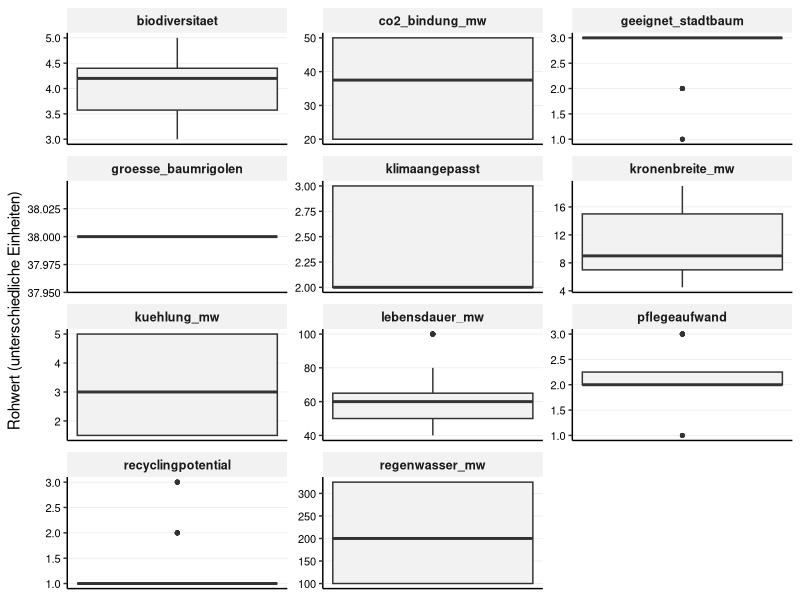
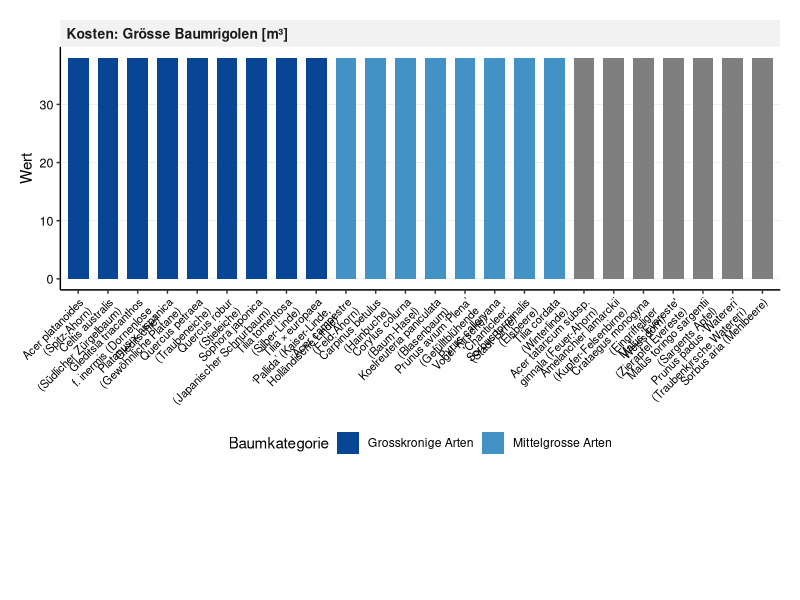
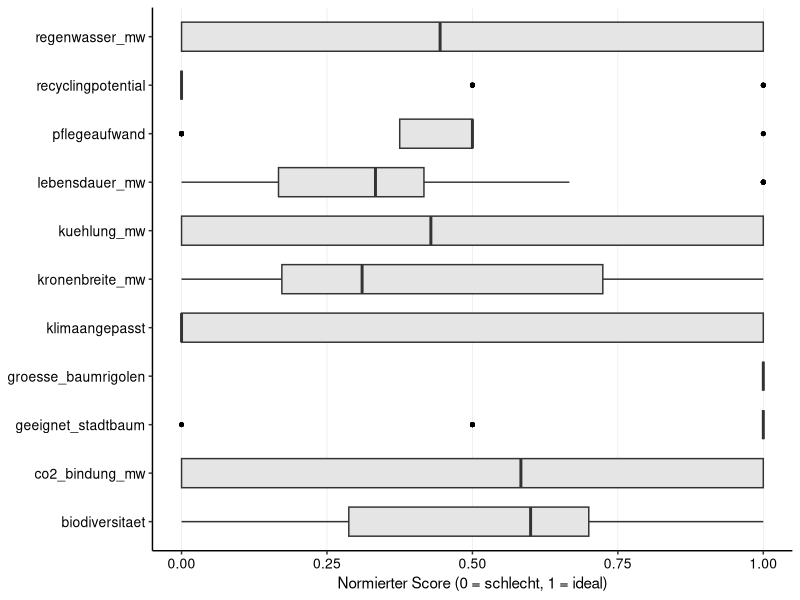
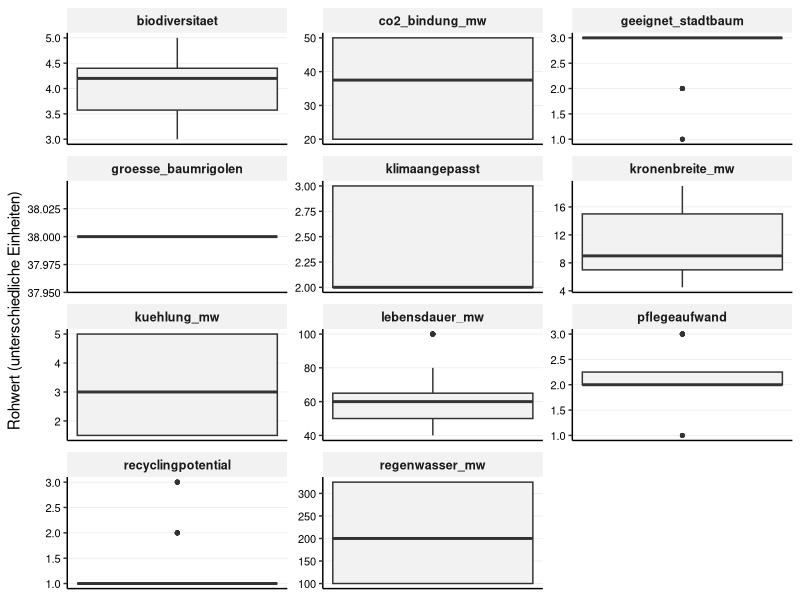
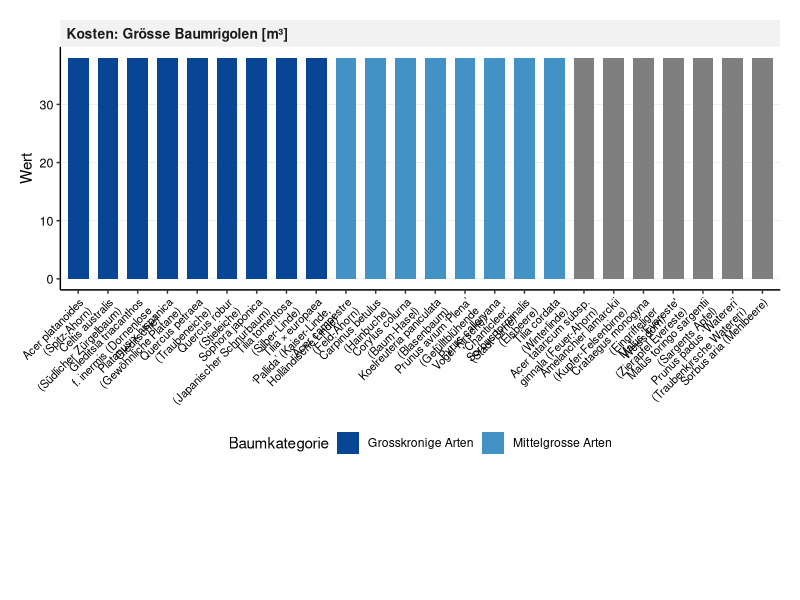
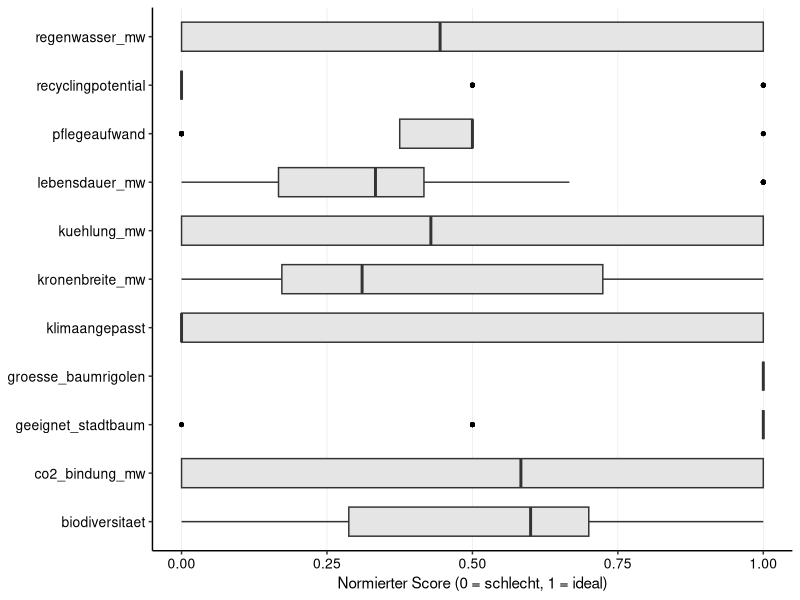

These charts were generated, in order, by the following R code: (Note: this script raises an error after producing the figures.)
## ---- chunk 1

library(tidyverse)
library(readr)
library(ggplot2)
library(forcats)
library(tidytext)

## ---- chunk 2

## 1. Daten Importieren

# Liest die Rohdaten für die Bäume ein
df_baeume_raw <- read_delim(
  "01_data_input/Baeume_tidy.csv", 
  delim = ";"
)

# Liest die Gewichtungen ein (jetzt mit "baeume" im Variablennamen)
weights_baeume_s0_raw <- read_delim(
  "01_data_input/Baeume_Gewichtung_Szenario0.csv", 
  delim = ";"
)
weights_baeume_s1_raw <- read_delim(
  "01_data_input/Baeume_Gewichtung_Szenario1.csv",
  delim = ";"
)
weights_baeume_s2_raw <- read_delim(
  "01_data_input/Baeume_Gewichtung_Szenario2.csv",
  delim = ";"
)
weights_baeume_s3_raw <- read_delim(
  "01_data_input/Baeume_Gewichtung_Szenario3.csv",
  delim = ";"
)
## ---- chunk 3
#| include: false
# --- PRÜFUNG BLOCK 1 (Bäume) ---

print("--- 1. Check: Spaltennamen Bäume (Sind alle Spaltennamen da?) ---")
colnames(df_baeume_raw)

print("--- 2. Check: Gewichtung S0 (Wurden Spalten getrennt?) ---")
head(weights_baeume_s0_raw) 

print("--- 3. Check: Gewichtung S3 (Zur Sicherheit) ---")
head(weights_baeume_s3_raw)

## ---- chunk 4
# A. Bereinigung der Rohdaten
df_baeume <- df_baeume_raw %>%
  select(baumkategorie, baumart, everything()) 

# B. Bereinigung der Gewichtungen (ALLE SZENARIEN)
# Wir fügen den Roh-Dateien die Szenario-Namen hinzu
df_weights_s0 <- weights_baeume_s0_raw %>%
  mutate(szenario = "Szenario 0: Baseline (IST)")
df_weights_s1 <- weights_baeume_s1_raw %>%
  mutate(szenario = "Szenario 1: Forschungsfokus")
df_weights_s2 <- weights_baeume_s2_raw %>%
  mutate(szenario = "Szenario 2: Radikale Vermeidung")
df_weights_s3 <- weights_baeume_s3_raw %>%
  mutate(szenario = "Szenario 3: Radikaler Lebenszyklus")

# Jetzt binden wir sie zu einer finalen Gewichtungs-Tabelle zusammen
df_weights <- bind_rows(df_weights_s0, df_weights_s1, df_weights_s2, df_weights_s3) %>%
  # Berechne das Gesamtgewicht (gewicht) aus den Rohspalten,
  mutate(
    gewicht = group_weight * within_group_weight
  ) %>%
   # umbenennen für den Join
  rename(
    bewertungskategorie = criterion_id
  ) %>%
  # Auswählen der Spalten, die der Rest des Skripts braucht
  select(szenario, bewertungskategorie, gewicht, group_id)

## ---- chunk 5
#| include: false
# --- PRÜFUNG BLOCK 2 ---
print("--- Check: Stimmen Kriterien überein? ---")
kriterien_gewichte <- unique(df_weights$bewertungskategorie)
spalten_baeume <- colnames(df_baeume)
missing <- setdiff(kriterien_gewichte, spalten_baeume)

if(length(missing) > 0) {
  print("ACHTUNG! Folgende Kriterien fehlen:")
  print(missing)
} else {
  print("ERFOLG: Alle Gewichtungs-Kriterien sind in den Baum-Daten vorhanden!")
}

## ---- chunk 6
# 3.1 Wide-to-Long
df_baeume_long <- df_baeume %>%
  pivot_longer(
    cols = where(is.numeric), 
    names_to = "bewertungskategorie", 
    values_to = "wert"
  )

# 3.2 JOIN mit Gewichtung
# WICHTIG: Wir nutzen left_join. 
df_baeume_joined <- df_baeume_long %>%
  left_join(df_weights, by = "bewertungskategorie", relationship = "many-to-many")

## ---- chunk 7
#| include: false
# --- PRÜFUNG BLOCK 3 (Bäume) ---

# Sicherheits-Check im Skript:
# Bei Bäumen erwarten wir eigentlich für ALLE Kriterien ein Gewicht (anders als bei Belägen mit den Info-Kosten).
if(any(is.na(df_baeume_joined$gewicht))) {
  warning("ACHTUNG: Einige Baum-Kriterien haben kein Gewicht gefunden! Bitte prüfen.")
}

print("--- Check 1: Dimensionen (Sollte riesig sein) ---")
# Erwartung: Anzahl Bäume (25) * Kriterien (ca. 11) * Szenarien (4)
dim(df_baeume_joined)

print("--- Check 2: Gibt es Kriterien ohne Gewicht? ---")
# Hier sollte im Idealfall eine leere Tabelle oder "0" kommen.
# Falls hier was steht, stimmen die Namen in der CSV nicht überein.
df_baeume_joined %>% 
  filter(is.na(gewicht)) %>% 
  select(bewertungskategorie) %>% 
  distinct()

print("--- Check 3: Stichprobe (Eiche in S2) ---")
# Zeig mir, ob die Gewichtung für Szenario 2 (Umwelt) bei CO2 hoch ist
df_baeume_joined %>%
  filter(baumart == "Quercus petraea (Traubeneiche)", szenario == "Szenario 2: Radikale Vermeidung") %>%
  filter(bewertungskategorie == "co2_bindung") %>%
  select(szenario, bewertungskategorie, wert, gewicht)
  
## ---- chunk 8
#| label: fig-baeume-analysis
#| fig.width: 10
#| fig.height: 16
#| out.width: "100%"
#| warning: false

# -------------------------------------------------------
# TEIL 1: Boxplot der Rohwerte (Überblick)  (Scientific Style)
# -------------------------------------------------------
# Hinweis: Da die Einheiten gemischt sind, nutzen wir facet_wrap mit freien Skalen.
plot_rohwerte_baeume <- ggplot(df_baeume_joined, aes(y = wert)) +
  geom_boxplot(fill = "grey95", width = 0.5, outlier.size = 1) +
  
  # Facetten für jedes Kriterium
  facet_wrap(~bewertungskategorie, scales = "free", ncol = 3) +
  
  labs(
    title = NULL, # Titel kommt in Word
    subtitle = NULL,
    x = NULL,
    y = "Rohwert (unterschiedliche Einheiten)"
  ) +
  
  theme_classic(base_size = 11) +
  
  theme(
    # Nur horizontale Gitterlinien (y) sind wichtig zum Ablesen der Werte
    panel.grid.major.y = element_line(color = "grey90", linewidth = 0.2),
    panel.grid.major.x = element_blank(),
    
    # Facetten-Label
    strip.background = element_rect(fill = "grey95", color = NA),
    strip.text = element_text(face = "bold", size = 9),
    
    # Y-Achse (Werte) MUSS sichtbar sein:
    axis.text.y = element_text(size = 8, color = "black"), 
    
    # X-Achse (unten) kann leer sein:
    axis.text.x = element_blank(),
    axis.ticks.x = element_blank()
  )

print(plot_rohwerte_baeume)

## ---- chunk 9
#| include: false
# Speicher des Plots
ggsave("02_export/plots/check_01_rohwerte_verteilung_baeume.png", 
       plot = plot_rohwerte_baeume, width = 10, height = 8, dpi = 300)

## ---- chunk 10
# -------------------------------------------------------
# TEIL 2: Zielkonflikt Leistung vs. Kosten (Breiter & Lesbar)
# -------------------------------------------------------

# 1. Daten vorbereiten (Bleibt gleich)
df_plot_tradeoff <- df_baeume_long %>%
  filter(bewertungskategorie %in% c("co2_bindung", "kuehlung", "regenwasser", "groesse_baumrigolen")) %>%
  mutate(wert = as.numeric(wert)) %>%
  mutate(facet_label = case_when(
    bewertungskategorie == "co2_bindung" ~ "Leistung: CO2-Bindung [kg CO₂/a]",
    bewertungskategorie == "kuehlung" ~ "Leistung: Kühlung [°C]",
    bewertungskategorie == "regenwasser" ~ "Leistung: Regenwasser [l/Tag]", 
    bewertungskategorie == "groesse_baumrigolen" ~ "Kosten: Grösse Baumrigolen [m³]"
  )) %>%
  filter(!is.na(facet_label)) %>%
  mutate(facet_label = fct_relevel(facet_label, 
                                   "Leistung: CO2-Bindung [kg CO₂/a]",
                                   "Leistung: Kühlung [°C]",
                                   "Leistung: Regenwasser [l/Tag]",
                                   "Kosten: Grösse Baumrigolen [m³]")) %>%
  mutate(baumkategorie = fct_relevel(baumkategorie, 
                                     "Grosskronige Arten", 
                                     "Mittelgrosse Arten", 
                                     "Kleine Arten")) %>%
  arrange(baumkategorie, baumart) %>%
  mutate(baumart_sortiert = factor(baumart, levels = unique(baumart)))

# 2. Plot erstellen
plot_tradeoff_4fach <- ggplot(df_plot_tradeoff, 
       aes(x = baumart_sortiert, y = wert, fill = baumkategorie)) +
  
  geom_col(width = 0.7) +
  
  # Facetten untereinander
  facet_wrap(~facet_label, ncol = 1, scales = "free_y") +
  
  scale_fill_manual(values = c(
    "Grosskronige Arten" = "#084594", 
    "Mittelgrosse Arten" = "#4292c6", 
    "Kleine Arten" = "#9ecae1"
  )) +
  
  # Textumbruch (etwas enger fassen, damit es nicht zu breit wird)
  scale_x_discrete(labels = function(x) stringr::str_wrap(x, width = 25)) +
  
  labs(
    title = NULL, 
    x = NULL,
    y = "Wert",
    fill = "Baumkategorie"
  ) +
  
  theme_classic(base_size = 11) + 
  
  theme(
    legend.position = "bottom",
    panel.grid.major.y = element_line(color = "grey90", linewidth = 0.2),
    panel.grid.major.x = element_blank(),
    
    # ANPASSUNG 1: Schrift etwas kleiner, damit sie nicht überlappt
    axis.text.x = element_text(angle = 45, hjust = 1, size = 8, color = "black"),
    axis.text.y = element_text(size = 9, color = "black"),
    
    strip.background = element_rect(fill = "grey95", color = NA),
    strip.text = element_text(face = "bold", size = 10, hjust = 0),
    
    # ANPASSUNG 2: Mehr Platz unten (b=35mm) für die schrägen Texte
    plot.margin = margin(t = 5, r = 5, b = 35, l = 5, unit = "mm")
  )

print(plot_tradeoff_4fach)

# 3. Speichern (ANPASSUNG 3: Viel breiter!)
ggsave("02_export/plots/check_03_zielkonflikt_baeume_4fach.png", 
       plot = plot_tradeoff_4fach, 
       width = 14,  # <--- HIER VERGRÖSSERT (war 10)
       height = 16, 
       dpi = 300)


## ---- chunk 11
# 5.1 Definieren: Wo ist "weniger" besser?
kriterien_lower_is_better_baeume <- c(
  "pflegeaufwand",
  "groesse_baumrigolen"
)

# 5.2 Min-Max-Skalierung
# Wir normieren ALLES (auch ungewichtete Infos), damit wir sie plotten können.
# WICHTIG: Hier NICHT nach Gewicht filtern!
df_baeume_normalized <- df_baeume_joined %>%
  filter(!is.na(wert)) %>% # Nur Zeilen ohne Werte löschen 
  group_by(bewertungskategorie) %>%
  mutate(
    min_wert = min(wert, na.rm = TRUE),
    max_wert = max(wert, na.rm = TRUE),
    # Berechnung des Scores
    score_normiert = case_when(
      # Sonderfall: Wenn Min und Max gleich sind (alle gleich gut) -> Score 1
      (max_wert - min_wert) == 0 ~ 1,
      # Normale Skalierung (higher is better)
      !(bewertungskategorie %in% kriterien_lower_is_better_baeume) ~ (wert - min_wert) / (max_wert - min_wert),
      # Invertierte Skalierung (lower is better)
      bewertungskategorie %in% kriterien_lower_is_better_baeume ~ 1 - ((wert - min_wert) / (max_wert - min_wert))
    )
  ) %>%
  ungroup()

## ---- chunk 12
#| include: false
# --- PRÜFUNG BLOCK 5 ---

print("--- Check 1: Scores im Bereich 0-1? ---")
summary(df_baeume_normalized$score_normiert)

print("--- Check 2: Funktioniert 'Lower is better' (Baumrigolen)? ---")
# Wir vergleichen zwei Bäume: Einen mit kleiner Rigole (gut) und einen mit grosser (schlecht)
df_baeume_normalized %>%
  filter(bewertungskategorie == "groesse_baumrigolen") %>%
  select(baumart, wert, score_normiert) %>%
  arrange(wert) %>% # Sortiert nach Wert (kleinste Rigole oben)
  head(5)
## ---- chunk 13
#| label: fig-check-normierung-baeume
#| fig.width: 10
#| fig.height: 8
#| out.width: "100%"
#| warning: false

# Boxplot der normierten Scores (Scientific Style)
# Ziel: Überprüfen, ob die Min-Max-Skalierung funktioniert hat.
# Alle Boxplots müssen zwischen 0 und 1 liegen.

plot_normiert_baeume <- ggplot(df_baeume_normalized, aes(x = bewertungskategorie, y = score_normiert)) +
  geom_boxplot(fill = "grey90", width = 0.6, outlier.colour = "black", outlier.size = 1) +
  
  coord_flip() +
  
  # Fixe Skala 0-1 
  scale_y_continuous(limits = c(0, 1), expand = c(0, 0.05)) +
  
  labs(
    title = NULL,
    subtitle = NULL,
    x = NULL, # Kriterien-Namen stehen an der Achse
    y = "Normierter Score (0 = schlecht, 1 = ideal)"
  ) +
  
  theme_classic(base_size = 11) +
  
  theme(
    # Gitterlinien: Vertikal wichtig (um 0.5 etc. zu sehen), Horizontal weg
    panel.grid.major.x = element_line(color = "grey90", linewidth = 0.2),
    panel.grid.major.y = element_blank(),
    
    # Achsen-Texte
    axis.text.y = element_text(color = "black", size = 10), # Kriterien-Namen
    axis.text.x = element_text(color = "black", size = 10)  # Zahlen 0-1
  )


print(plot_normiert_baeume)

## ---- chunk 14
#| include: false
ggsave("02_export/plots/check_02_normierte_scores_baeume.png", 
       plot = plot_normiert_baeume, width = 10, height = 7, dpi = 300)

# --- PRÜFUNG BLOCK 6 ---

print("--- Check: Liegen alle Scores zwischen 0 und 1? ---")
summary(df_baeume_normalized$score_normiert)
# Min muss >= 0.00 sein, Max <= 1.00

print("--- Check: Wurden Kriterien mit 'Lower is better' invertiert? ---")
# Wir prüfen Baumrigole: Kleiner Wert (6) sollte Score 1 sein (hatten wir oben schon, aber zur Sicherheit)
df_baeume_normalized %>%
  filter(bewertungskategorie == "groesse_baumrigolen") %>%
  group_by(wert) %>%
  summarise(mean_score = mean(score_normiert)) %>%
  arrange(wert) %>% # Kleinster Wert oben
  head(1)
## ---- chunk 15
# 7.1 Berechnung Score pro Kriterium
df_mca_calculated <- df_baeume_normalized %>%
  # HIER filtern wir alles raus, was kein Gewicht hat
  filter(!is.na(gewicht)) %>% 
  mutate(MCA_score_kriterium = score_normiert * gewicht)

# 7.2 Aggregation pro Szenario
# Wir summieren die Scores pro Baum und Szenario
df_mca_total <- df_mca_calculated %>%
  group_by(szenario, baumkategorie, baumart) %>%
  summarise(MCA_gesamtscore = sum(MCA_score_kriterium, na.rm = TRUE), .groups = 'drop') %>%
  # Sortierung: Erst nach Szenario, dann nach Punktzahl
  arrange(szenario, desc(MCA_gesamtscore)) 

# Anzeigen der Ergebnisse
print("--- MCA Gesamtergebnis (Auszug) ---")
print(df_mca_total, n = 20)

# 7.3 - Auswahl der "Top 3 Sieger"
# Ziel: Für jedes der 4 Szenarien die Top 3 Bäume aus dem Gesamtranking
N_BAEUME <- 3

df_sieger_baeume <- df_mca_total %>%
  group_by(szenario) %>%
  # Wählt die N besten Bäume innerhalb jedes Szenarios aus
  slice_max(MCA_gesamtscore, n = N_BAEUME) %>%
  ungroup() %>%
  # Ordnen für bessere Lesbarkeit
  arrange(szenario, desc(MCA_gesamtscore))

# Anzeigen der 12 Sieger-Optionen (4 Szenarien * 3 Bäume)
print(paste("--- Top", N_BAEUME, "Bäume pro Szenario (für Zeitstrahl-Analyse) ---"))
print(df_sieger_baeume)

## ---- chunk 16
#| include: false
# 7.4 Export der Tabellen
write_csv2(
  df_sieger_baeume, 
  file = "02_export/tables/mca_top3_baeume_pro_szenario.csv"
)
write_csv2(
  df_mca_total, 
  file = "02_export/tables/mca_rangliste_baeume_alle_szenarien.csv"
)
write_csv2(
  df_mca_calculated, 
  file = "02_export/tables/mca_details_berechnung_baeume.csv"
)

# --- PRÜFUNG BLOCK 7 ---

print("--- Check: Enthält die Berechnung noch Zeilen ohne Gewicht? ---")
# Sollte 0 Zeilen ergeben
df_mca_calculated %>% filter(is.na(gewicht)) %>% count()

print("--- Check: Plausibilität Ergebnisse (S0 Baseline) ---")
# Zeig mir die Top 3 von Szenario 0
df_sieger_baeume %>% 
  filter(szenario == "Szenario 0: Baseline (IST)") %>%
  select(option, MCA_gesamtscore)

## ---- chunk 17

# --- Datenaufbereitung für Stacked Plot (einmalig & aufgehübscht) ---
df_mca_groups_baeume_plot <- df_mca_calculated %>%
  group_by(szenario, baumkategorie, baumart, group_id) %>%
  summarise(gruppen_score = sum(MCA_score_kriterium, na.rm = TRUE), .groups = 'drop') %>%
  left_join(df_mca_total, by = c("szenario", "baumkategorie", "baumart")) %>%
  mutate(group_label_clean = case_when(
    group_id == "langlebigkeit_wirtschaftlichkeit" ~ "Langlebigkeit & Wirtschaftlichkeit",
    group_id == "multifunktionale_nutzungsqualitaet" ~ "Multifunktionale Nutzungsqualität",
    group_id == "umweltwirkung" ~ "Umweltwirkung",
    group_id == "kreislauffaehigkeit" ~ "Kreislauffähigkeit",
    TRUE ~ group_id
  ))

# 1. Farben definieren (Einheitlich zur gesamten Arbeit)
colors_kategorie_baeume <- c(
  "Grosskronige Arten" = "#084594",  # Dunkelblau
  "Mittelgrosse Arten" = "#4292c6",  # Mittelblau
  "Kleine Arten" = "#9ecae1"         # Hellblau
)
# 2. Farben für Kriterien-Gruppen
colors_gruppen <- c(
  "Langlebigkeit & Wirtschaftlichkeit" = "#08306b", 
  "Multifunktionale Nutzungsqualität" = "#2171b5",  
  "Umweltwirkung" = "#6baed6",                    
  "Kreislauffähigkeit" = "#c6dbef"                  
)
## ---- chunk 18
#| label: fig-mca-plots-baeume-s0
#| fig.width: 13
#| fig.height: 10
#| out.width: "95%"
#| dpi: 300

# --- Plot 1: Ranking (Szenario 0) ---
data_s0 <- df_mca_total %>% filter(szenario == "Szenario 0: Baseline (IST)")

plot_s0_rank <- ggplot(data_s0,
       aes(x = MCA_gesamtscore,
           y = fct_reorder(baumart, MCA_gesamtscore), 
           fill = baumkategorie)) + 
  geom_col(width = 0.7) +
  
  scale_x_continuous(limits = c(0, 1), expand = c(0, 0.05)) + 
  scale_y_discrete(labels = function(x) stringr::str_wrap(x, width = 40)) +
  scale_fill_manual(values = colors_kategorie_baeume) +
  
  labs(
    title = NULL, 
    x = "MCA Score (0-1)", 
    y = NULL, 
    fill = "Baumkategorie"
  ) +
  
  theme_classic(base_size = 11) + 
  
  theme(
    legend.position = "bottom",
    panel.grid.major.y = element_blank(),
    panel.grid.major.x = element_line(color = "grey90", linewidth = 0.2),
    axis.text = element_text(color = "black"),
    plot.margin = margin(t = 5, r = 10, b = 5, l = 5, unit = "mm")
  )

print(plot_s0_rank, width = 10, height = 7)
ggsave("02_export/plots/mca_baeume_rank_s0.png",
       plot = plot_s0_rank, width = 10, height = 10, dpi = 300)


# --- Plot 2: Stacked Detail (Szenario 0) ---
data_s0_groups <- df_mca_groups_baeume_plot %>% filter(szenario == "Szenario 0: Baseline (IST)")

plot_s0_stack <- ggplot(data_s0_groups,
       aes(x = gruppen_score,
           y = fct_reorder(baumart, MCA_gesamtscore), 
           fill = group_label_clean)) + 
  geom_col(position = "stack", width = 0.7) +
  
  scale_x_continuous(limits = c(0, 1), expand = c(0, 0.05)) +
  scale_y_discrete(labels = function(x) stringr::str_wrap(x, width = 40)) +
  scale_fill_manual(values = colors_gruppen) +
  
  labs(
    title = NULL, 
    x = "Beitrag zum Score", 
    y = NULL, 
    fill = "Kriteriengruppe"
  ) +
  theme_classic(base_size = 11) + 
  theme(
    legend.position = "bottom",
    legend.text = element_text(size = 9),
    legend.box = "vertical",
    panel.grid.major.y = element_blank(),
    panel.grid.major.x = element_line(color = "grey90", linewidth = 0.2),
    axis.text = element_text(color = "black"),
    plot.margin = margin(t = 5, r = 10, b = 5, l = 5, unit = "mm")
  ) +
  guides(fill = guide_legend(nrow = 2, byrow = TRUE))

print(plot_s0_stack)
ggsave("02_export/plots/mca_baeume_detail_s0.png",
       plot = plot_s0_stack, width = 10, height = 10, dpi = 300)

# ![Alternative Bildunterschrift](02_export/plots/mca_detail_gruppen_s0_belaege.png)

## ---- chunk 19
#| label: fig-mca-plots-baeume-s1
#| fig.width: 13
#| fig.height: 10
#| out.width: "95%"
#| dpi: 300

# --- Plot 1: Ranking (Szenario 1) ---
data_s1 <- df_mca_total %>% filter(szenario == "Szenario 1: Forschungsfokus")

plot_s1_rank <- ggplot(data_s1,
       aes(x = MCA_gesamtscore,
           y = fct_reorder(baumart, MCA_gesamtscore), 
           fill = baumkategorie)) + 
  geom_col(width = 0.7) +
  scale_x_continuous(limits = c(0, 1), expand = c(0, 0.05)) + 
  scale_y_discrete(labels = function(x) stringr::str_wrap(x, width = 40)) +
  scale_fill_manual(values = colors_kategorie_baeume) +
  labs(
    title = NULL,
    x = "MCA Score (0-1)",
    y = NULL,
    fill = "Baumkategorie"
  ) +
  theme_classic(base_size = 11) + 
  theme(
    legend.position = "bottom",
    panel.grid.major.y = element_blank(),
    panel.grid.major.x = element_line(color = "grey90", linewidth = 0.2),
    axis.text = element_text(color = "black"),
    plot.margin = margin(t = 5, r = 10, b = 5, l = 5, unit = "mm")
  )

print(plot_s1_rank)
ggsave("02_export/plots/mca_baeume_rank_s1.png",
      plot = plot_s1_rank, width = 10, height = 10, dpi = 300)

# --- Plot 2: Stacked Detail (Szenario 1) ---
data_s1_groups <- df_mca_groups_baeume_plot %>% filter(szenario == "Szenario 1: Forschungsfokus")

plot_s1_stack <- ggplot(data_s1_groups,
       aes(x = gruppen_score,
           y = fct_reorder(baumart, MCA_gesamtscore), 
           fill = group_label_clean)) + 
  geom_col(position = "stack", width = 0.7) +
  scale_x_continuous(limits = c(0, 1), expand = c(0, 0.05)) +
  scale_y_discrete(labels = function(x) stringr::str_wrap(x, width = 40)) +
  scale_fill_manual(values = colors_gruppen) +
  labs(
    title = NULL,
    x = "Beitrag zum Score",
    y = NULL,
    fill = "Kriteriengruppe"
  ) +
  theme_classic(base_size = 11) + 
  theme(
    legend.position = "bottom",
    legend.text = element_text(size = 9),
    legend.box = "vertical",
    panel.grid.major.y = element_blank(),
    panel.grid.major.x = element_line(color = "grey90", linewidth = 0.2),
    axis.text = element_text(color = "black"),
    plot.margin = margin(t = 5, r = 10, b = 5, l = 5, unit = "mm")
  ) +
  guides(fill = guide_legend(nrow = 2, byrow = TRUE))

print(plot_s1_stack)
ggsave("02_export/plots/mca_baeume_detail_s1.png",
      plot = plot_s1_stack, width = 10, height = 10, dpi = 300)
## ---- chunk 20
#| label: fig-mca-plots-baeume-s2
#| fig.width: 13
#| fig.height: 10
#| out.width: "95%"
#| dpi: 300

# --- Plot 1: Ranking (Szenario 2) ---
data_s2 <- df_mca_total %>% filter(szenario == "Szenario 2: Radikale Vermeidung")

plot_s2_rank <- ggplot(data_s2,
       aes(x = MCA_gesamtscore,
           y = fct_reorder(baumart, MCA_gesamtscore), 
           fill = baumkategorie)) + 
  geom_col(width = 0.7) +
  scale_x_continuous(limits = c(0, 1), expand = c(0, 0.05)) + 
  scale_y_discrete(labels = function(x) stringr::str_wrap(x, width = 40)) +
  scale_fill_manual(values = colors_kategorie_baeume) +
  labs(
    title = NULL,
    x = "MCA Score (0-1)",
    y = NULL,
    fill = "Baumkategorie"
  ) +
  theme_classic(base_size = 11) + 
  theme(
    legend.position = "bottom",
    panel.grid.major.y = element_blank(),
    panel.grid.major.x = element_line(color = "grey90", linewidth = 0.2),
    axis.text = element_text(color = "black"),
    plot.margin = margin(t = 5, r = 10, b = 5, l = 5, unit = "mm")
  )

print(plot_s2_rank)
ggsave("02_export/plots/mca_baeume_rank_s2.png",
       plot = plot_s2_rank, width = 10, height = 10, dpi = 300)

# --- Plot 2: Stacked Detail (Szenario 2) ---
data_s2_groups <- df_mca_groups_baeume_plot %>% filter(szenario == "Szenario 2: Radikale Vermeidung")

plot_s2_stack <- ggplot(data_s2_groups,
       aes(x = gruppen_score,
           y = fct_reorder(baumart, MCA_gesamtscore), 
           fill = group_label_clean)) + 
  geom_col(position = "stack", width = 0.7) +
  scale_x_continuous(limits = c(0, 1), expand = c(0, 0.05)) +
  scale_y_discrete(labels = function(x) stringr::str_wrap(x, width = 40)) +
  scale_fill_manual(values = colors_gruppen) +
  labs(
    title = NULL,
    x = "Beitrag zum Score",
    y = NULL,
    fill = "Kriteriengruppe"
  ) +
  theme_classic(base_size = 11) + 
  theme(
    legend.position = "bottom",
    legend.text = element_text(size = 9),
    legend.box = "vertical",
    panel.grid.major.y = element_blank(),
    panel.grid.major.x = element_line(color = "grey90", linewidth = 0.2),
    axis.text = element_text(color = "black"),
    plot.margin = margin(t = 5, r = 10, b = 5, l = 5, unit = "mm")
  ) +
  guides(fill = guide_legend(nrow = 2, byrow = TRUE))

print(plot_s2_stack)
ggsave("02_export/plots/mca_baeume_detail_s2.png",
       plot = plot_s2_stack, width = 10, height = 10, dpi = 300)
## ---- chunk 21
#| label: fig-mca-plots-baeume-s3
#| fig.width: 13
#| fig.height: 10
#| out.width: "95%"
#| dpi: 300

# --- Plot 1: Ranking (Szenario 3) ---
data_s3 <- df_mca_total %>% filter(szenario == "Szenario 3: Radikaler Lebenszyklus")

plot_s3_rank <- ggplot(data_s3,
       aes(x = MCA_gesamtscore,
           y = fct_reorder(baumart, MCA_gesamtscore), 
           fill = baumkategorie)) + 
  geom_col(width = 0.7) +
  scale_x_continuous(limits = c(0, 1), expand = c(0, 0.05)) + 
  scale_y_discrete(labels = function(x) stringr::str_wrap(x, width = 40)) +
  scale_fill_manual(values = colors_kategorie_baeume) +
  labs(
    title = NULL,
    x = "MCA Score (0-1)",
    y = NULL,
    fill = "Baumkategorie"
  ) +
  theme_classic(base_size = 11) + 
  theme(
    legend.position = "bottom",
    panel.grid.major.y = element_blank(),
    panel.grid.major.x = element_line(color = "grey90", linewidth = 0.2),
    axis.text = element_text(color = "black"),
    plot.margin = margin(t = 5, r = 10, b = 5, l = 5, unit = "mm")
  )

print(plot_s3_rank)
ggsave("02_export/plots/mca_baeume_rank_s3.png",
       plot = plot_s3_rank, width = 10, height = 10, dpi = 300)


# --- Plot 2: Stacked Detail (Szenario 3) ---
data_s3_groups <- df_mca_groups_baeume_plot %>% filter(szenario == "Szenario 3: Radikaler Lebenszyklus")

plot_s3_stack <- ggplot(data_s3_groups,
       aes(x = gruppen_score,
           y = fct_reorder(baumart, MCA_gesamtscore), 
           fill = group_label_clean)) + 
  geom_col(position = "stack", width = 0.7) +
  scale_x_continuous(limits = c(0, 1), expand = c(0, 0.05)) +
  scale_y_discrete(labels = function(x) stringr::str_wrap(x, width = 40)) +
  scale_fill_manual(values = colors_gruppen) +
  labs(
    title = NULL,
    x = "Beitrag zum Score",
    y = NULL,
    fill = "Kriteriengruppe"
  ) +
  theme_classic(base_size = 11) + 
  theme(
    legend.position = "bottom",
    legend.text = element_text(size = 9),
    legend.box = "vertical",
    panel.grid.major.y = element_blank(),
    panel.grid.major.x = element_line(color = "grey90", linewidth = 0.2),
    axis.text = element_text(color = "black"),
    plot.margin = margin(t = 5, r = 10, b = 5, l = 5, unit = "mm")
  ) +
  guides(fill = guide_legend(nrow = 2, byrow = TRUE))

print(plot_s3_stack)
ggsave("02_export/plots/mca_baeume_detail_s3.png",
       plot = plot_s3_stack, width = 10, height = 10, dpi = 300)

# --- PRÜFUNG BLOCK 8 (Bäume) ---

print("--- Check 1: Stimmt die Mathematik der Stacked Plots? ---")
# Wir summieren die Teile (Gruppen) und vergleichen sie mit dem Gesamtscore
check_summe_baeume <- df_mca_groups_baeume_plot %>%
  group_by(szenario, baumart) %>%
  summarise(
    summe_gruppen = sum(gruppen_score),
    original_total = mean(MCA_gesamtscore), # Sollte identisch sein
    .groups = "drop"
  ) %>%
  mutate(differenz = abs(summe_gruppen - original_total)) %>%
  arrange(desc(differenz))

# Zeig mir die grössten Abweichungen (Sollte 0 oder fast 0 sein, z.B. 1e-15)
print(head(check_summe_baeume))

print("--- Check 2: Sind alle 4 Szenarien in den Plot-Daten vorhanden? ---")
unique(df_mca_groups_baeume_plot$szenario)

print("--- Check 3: Top-Baum in Szenario 0 (Wer gewinnt?) ---")
df_mca_total %>% 
  filter(szenario == "Szenario 0: Baseline (IST)") %>% 
  slice_max(MCA_gesamtscore, n = 1) %>%
  select(baumart, MCA_gesamtscore)
